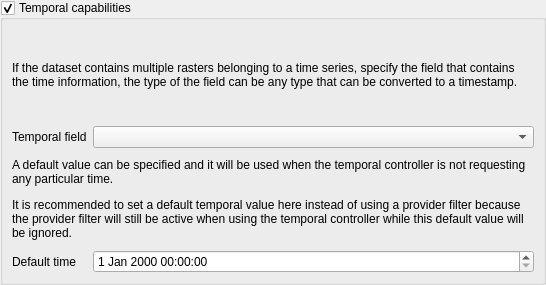
<?xml version="1.0" encoding="UTF-8"?>
<ui version="4.0">
 <class>QgsPostgresRasterTemporalSettingsWidgetBase</class>
 <widget class="QWidget" name="QgsPostgresRasterTemporalSettingsWidgetBase">
  <property name="geometry">
   <rect>
    <x>0</x>
    <y>0</y>
    <width>546</width>
    <height>285</height>
   </rect>
  </property>
  <property name="windowTitle">
   <string>Postgres Raster Temporal Settings</string>
  </property>
  <layout class="QVBoxLayout" name="verticalLayout">
   <property name="leftMargin">
    <number>0</number>
   </property>
   <property name="topMargin">
    <number>0</number>
   </property>
   <property name="rightMargin">
    <number>0</number>
   </property>
   <property name="bottomMargin">
    <number>0</number>
   </property>
   <item>
    <widget class="QGroupBox" name="mPostgresRasterTemporalGroup">
     <property name="title">
      <string>Temporal capabilities</string>
     </property>
     <property name="checkable">
      <bool>true</bool>
     </property>
     <layout class="QGridLayout" name="gridLayout_18">
      <item row="0" column="0" colspan="2">
       <widget class="QLabel" name="mPostgresRasterTemporalLabel">
        <property name="text">
         <string>If the dataset contains multiple rasters belonging to a time series, specify the field that contains the time information, the type of the field can be any type that can be converted to a timestamp.</string>
        </property>
        <property name="wordWrap">
         <bool>true</bool>
        </property>
       </widget>
      </item>
      <item row="3" column="0">
       <widget class="QLabel" name="label_12">
        <property name="text">
         <string>Default time</string>
        </property>
       </widget>
      </item>
      <item row="1" column="1">
       <widget class="QgsFieldComboBox" name="mPostgresRasterTemporalFieldComboBox">
        <property name="sizePolicy">
         <sizepolicy hsizetype="Preferred" vsizetype="Fixed">
          <horstretch>1</horstretch>
          <verstretch>0</verstretch>
         </sizepolicy>
        </property>
       </widget>
      </item>
      <item row="1" column="0">
       <widget class="QLabel" name="label">
        <property name="text">
         <string>Temporal field</string>
        </property>
       </widget>
      </item>
      <item row="3" column="1">
       <widget class="QgsDateTimeEdit" name="mPostgresRasterDefaultTime"/>
      </item>
      <item row="2" column="0" colspan="2">
       <widget class="QLabel" name="label_14">
        <property name="text">
         <string>&lt;html&gt;&lt;head/&gt;&lt;body&gt;&lt;p&gt;A default value can be specified and it will be used when the temporal controller is not requesting any particular time.&lt;/p&gt;&lt;p&gt;It is recommended to set a default temporal value here instead of using a provider filter because the provider filter will still be active when using the temporal controller while this default value will be ignored.&lt;/p&gt;&lt;/body&gt;&lt;/html&gt;</string>
        </property>
        <property name="wordWrap">
         <bool>true</bool>
        </property>
       </widget>
      </item>
     </layout>
    </widget>
   </item>
  </layout>
 </widget>
 <customwidgets>
  <customwidget>
   <class>QgsFieldComboBox</class>
   <extends>QComboBox</extends>
   <header>qgsfieldcombobox.h</header>
  </customwidget>
  <customwidget>
   <class>QgsDateTimeEdit</class>
   <extends>QDateTimeEdit</extends>
   <header>qgsdatetimeedit.h</header>
  </customwidget>
 </customwidgets>
 <resources/>
 <connections/>
</ui>
